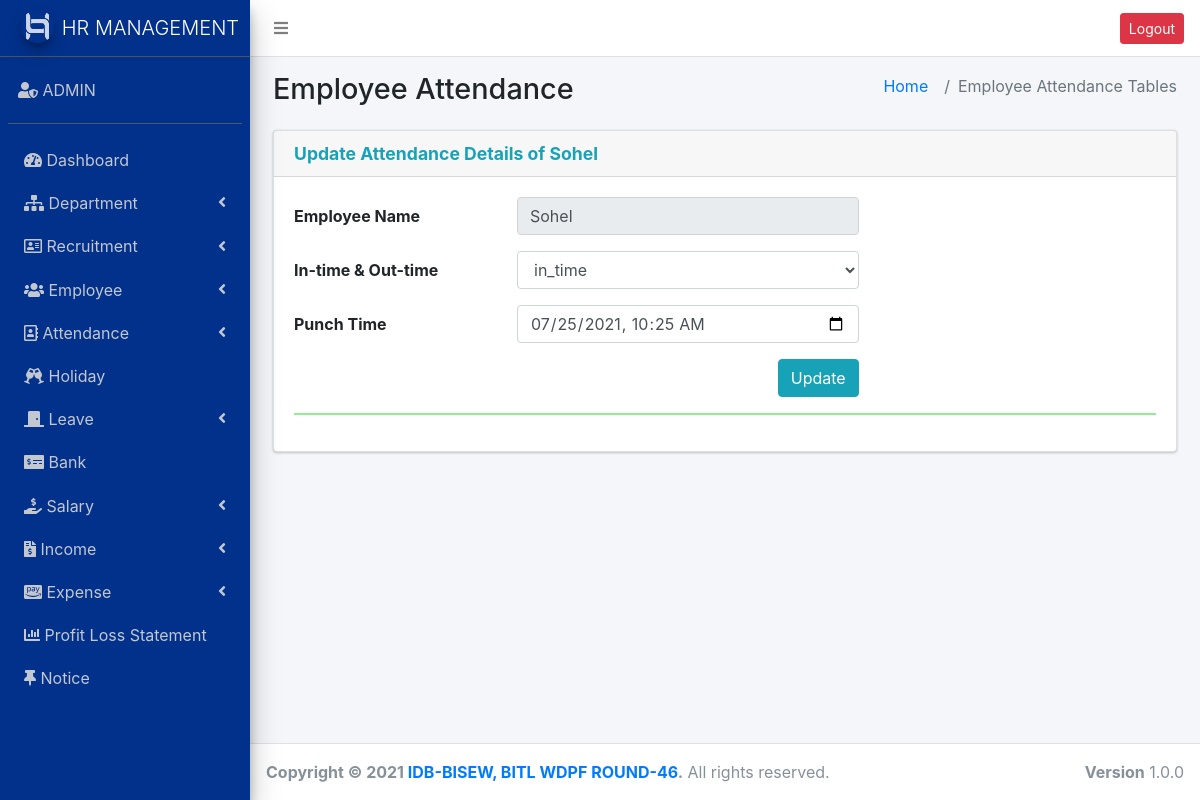
/atten_edit.php?eid=9 (signed in), run on the app's committed database.
### tables this page shows
CREATE TABLE `attendance` (
  `attID` int(11) NOT NULL,
  `empID` int(11) NOT NULL,
  `type` enum('in_time','out_time') NOT NULL,
  `punch_time` datetime NOT NULL
);

CREATE TABLE `employee` (
  `empID` int(11) NOT NULL,
  `dptID` int(11) NOT NULL,
  `name` varchar(255) NOT NULL,
  `email` varchar(255) NOT NULL,
  `phone` varchar(20) NOT NULL,
  `dob` date NOT NULL,
  `gender` enum('male','female') NOT NULL,
  `address` text NOT NULL,
  `photo` varchar(255) NOT NULL,
  `hire_date` date NOT NULL,
  `designation` int(11) NOT NULL,
  `basic_salary` decimal(10,2) NOT NULL,
  `password` text NOT NULL
);

### atten_edit.php (the view, shortened to what this page needs)
<?php
require_once("header.php");
require_once("sidebar.php");
if (isset($_GET['eid'])) {
  $eid = $_GET['eid'];
  $fetchTable = $conn->query("SELECT employee.empID ,employee.name, a.type, a.punch_time, a.attID FROM `attendance` AS a JOIN employee ON employee.empID = a.empID WHERE `attID`= $eid");
  $fetch_single = $fetchTable->fetch_assoc();
}
?>
<section class="content-header">
  <div class="container-fluid">
    <div class="row mb-2">
      <div class="col-sm-6">
        <h1>Employee Attendance</h1>
      </div>
      <div class="col-sm-6">
        <ol class="breadcrumb float-sm-right">
          <li class="breadcrumb-item"><a href="#">Home</a></li>
          <li class="breadcrumb-item active">Employee Attendance Tables</li>
        </ol>
      </div>
    </div>
  </div>
</section>
<section class="content">
  <div class="container-fluid">
    <div class="row">
      <div class="col-md-12">
        <div class="card">
          <div class="card-header">
            <h3 class="card-title mb-0 text-info"><strong> Update  Attendance Details of <?php if(isset($fetch_single['name'])) {echo $fetch_single['name'];}  ?></strong></h3>
          </div>
          <div class="card-body">
            <form action="" method="post">
              <div class="form-group row">
                <label for="employee_name" class="col-sm-3 col-form-label"> Employee Name </label>
                <div class="col-sm-5">
                  <input class="form-control" type="text" id="employee_name" name="employee_id" value="<?php if(isset($fetch_single['name'])) {echo $fetch_single['name'];}   ?>" readonly>
                </div>
              </div>
              <div class="form-group row">
                <label for="INoUT" class="col-sm-3 col-form-label"> In-time & Out-time </label>
                <div class="col-sm-5">
                  <select name="in_out" class="form-control  ">
                      <option value="<?php echo $fetch_single['type']; ?>"><?php if(isset($fetch_single['type'])) {echo $fetch_single['type'];}   ?></option>
                  </select>
                </div>
              </div>
              <div class="form-group row">
                <label for="punch_time" class="col-sm-3 col-form-label">Punch Time</label>
                <div class="col-sm-5">
                  <input type="datetime-local" name="punch_time" value="<?php echo date('Y-m-d\TH:i', strtotime($fetch_single['punch_time']));  ?>" class="form-control datetimepicker">
                </div>
              </div>
              <div class="form-group row">
                <label class="col-sm-3 col-form-label"></label>
                <div class="col-sm-5 text-right">
                  <button type="submit" class="btn btn-info w-md m-b-5">Update</button>
                </div>
              </div>
            </form>
            <hr style="border:1px solid lightgreen">
          </div>
        </div>
      </div>
    </div>
  </div>
</section>
<?php require("footer.php"); ?>

### data on the page
attendance: empID.name "Sohel", employee_id "Sohel", in_out "in_time", punch_time "07/25/2021 10:25"
